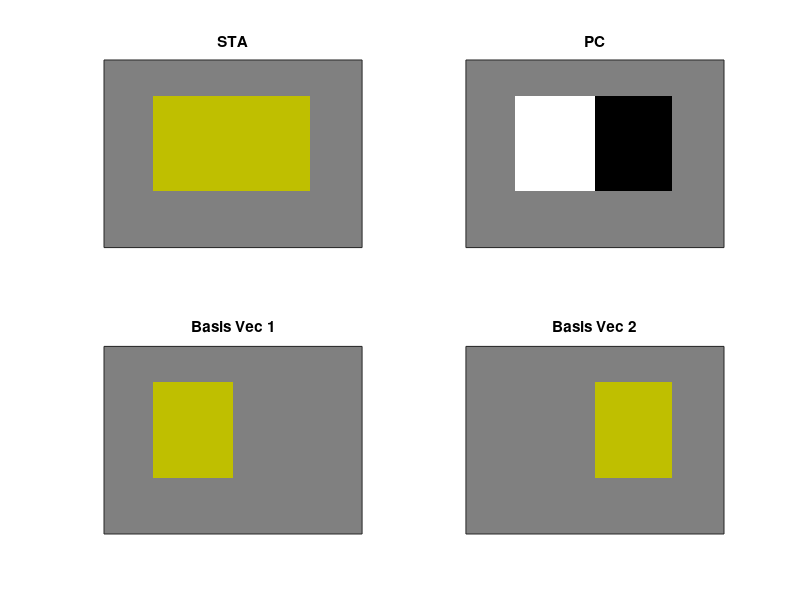

This chart was generated by the following MATLAB code: (Note: this script raises an error after producing the figure.)
% This script is to understand how spatial summation happens for cells
% which have a spatial structure in STA and PC1. I am doing this to mostly
% come up with predictions
% Author - Abhishek De, 10/17
close all; clearvars;
L = 100; % pixels
STA = zeros(L,L,3); % 3 is for L,M,S channels
PC = zeros(L,L,3);
% Create a cell that has cone-opponent STA and cone-non-opponent PC1
% subunit 1
RGB = 0.1*[0.25 0.25 -0.5];%rand(3,1);
RGB1 = [0.5 0.5 0.5];
STA(20:70,20:50,1) = RGB(1); STA(20:70,20:50,2) = RGB(2); STA(20:70,20:50,3) = RGB(3); % M goes along with S
subunit1 = STA; 
PC(20:70,20:50,1) = RGB1(1); PC(20:70,20:50,2) = RGB1(2); PC(20:70,20:50,3) = RGB1(3);
% subunit 2
STA(20:70,51:80,1) = RGB(1); STA(20:70,51:80,2) = RGB(2); STA(20:70,51:80,3) = RGB(3); % M goes along with S
subunit2 = STA - subunit1; %subunit2 = subunit2./norm(subunit2(:));
%subunit1 = subunit1./norm(subunit1(:));
PC(20:70,51:80,1) = -RGB1(1); PC(20:70,51:80,2) = -RGB1(2); PC(20:70,51:80,3) = -RGB1(3);
% STA = STA./norm(STA(:));
% PC = PC./norm(PC(:));
figure(1),subplot(221),image((0.5*STA./(max(abs(STA(:))))) + 0.5); set(gca,'XTick',[],'YTick',[]); title('STA');
subplot(222),image((0.5*PC./(max(abs(PC(:))))) + 0.5); set(gca,'XTick',[],'YTick',[]); title('PC');
subplot(223),image((0.5*subunit1./(max(abs(subunit1(:))))) + 0.5); set(gca,'XTick',[],'YTick',[]); title('Basis Vec 1');
subplot(224),image((0.5*subunit2./(max(abs(subunit2(:))))) + 0.5); set(gca,'XTick',[],'YTick',[]); title('Basis Vec 2');

% Step 1 is done, have created the filters, next step is to carry out the
% isoresponse closed loop measuremets on this hypothetical cell
% Start with 5 initial directions and run it through the adaptive closed
% loop algo, pretty similar to what I do in my experiments
dirs = [-sqrt(1/2) sqrt(1/2); 0 1; sqrt(1/2) sqrt(1/2); 1 0; sqrt(1/2) -sqrt(1/2)];
N = size(dirs,1);
contrast = repmat(0.5,[N 1]);
reversals = zeros([N 1]);
active = ones([N 1]);
done = zeros([N 1]);
parents = [];
dirs_to_probe = 50;
target_FR = 30;
nreversals = 20;
scale_contrast = repmat(0.25,[N 1]);
end_FR = zeros([N 1]);
oog = zeros([N 1]);
gamut_edge = 2; % Weber contrast
scale_fact = 0.75;
contrast_traj = cell(N,1);
FR_traj = cell(N,1);
Out_mat = [];

while numel(contrast)<dirs_to_probe
    numel(contrast)
    ind = find(done==0);
    if isempty(ind) % When all the directions in the queue have been probed
        if isempty(parents)
            active(:) = 0;
            new_ind = numel(active)+1;
            parents = [0 0; 0 0; 0 0; 0 0; 0 0; 1 2; 2 3; 3 4; 4 5];
            reversals(new_ind:new_ind+3) = zeros([4 1]);
            done(new_ind:new_ind+3) = zeros([4 1]);
            active(new_ind:new_ind+3) = ones([4 1]);
            contrast(new_ind:new_ind+3) = repmat(0.5,[4 1]);
            scale_contrast(new_ind:new_ind+3) = repmat(0.25,[4 1]);
            end_FR(new_ind:new_ind+3) = zeros([4 1]);
            oog(new_ind:new_ind+3) = zeros([4 1]);
            new_dir1 = contrast(1)*dirs(1,:)+ contrast(2)*dirs(2,:);
            new_dir2 = contrast(2)*dirs(2,:)+ contrast(3)*dirs(3,:);
            new_dir3 = contrast(3)*dirs(3,:)+ contrast(4)*dirs(4,:);
            new_dir4 = contrast(4)*dirs(4,:)+ contrast(5)*dirs(5,:);
            dirs(new_ind,:) = new_dir1/norm(new_dir1); dirs(new_ind+1,:) = new_dir2/norm(new_dir2);
            dirs(new_ind+2,:) = new_dir3/norm(new_dir3); dirs(new_ind+3,:) = new_dir4/norm(new_dir4);
            contrast_traj{new_ind} = []; contrast_traj{new_ind+1} = [];
            contrast_traj{new_ind+2} = []; contrast_traj{new_ind+3} = [];
            FR_traj{new_ind} = []; FR_traj{new_ind+1} = [];
            FR_traj{new_ind+2} = []; FR_traj{new_ind+3} = [];
            disp('Creating the next set of directions');
        else
            active_ind = find(active == 1);
            active(:) = 0;
            clear bb;
            for bb = 1:numel(active_ind)
                jj = active_ind(bb);
                grandparents = parents(jj,:);
                for kk = 1:2
                    new_ind = numel(active) + 1;
                    parents(new_ind,:) = [jj grandparents(kk)];
                    reversals(new_ind) = 0;
                    done(new_ind) = 0;
                    active(new_ind) = 1;
                    contrast(new_ind) = 0.5;
                    scale_contrast(new_ind) = 0.25;
                    end_FR(new_ind) = 0;
                    oog(new_ind) = 0;
                    new_dir = 0.5*dirs(jj,:)+ 0.5*dirs(grandparents(kk),:);
                    dirs(new_ind,:) = new_dir/norm(new_dir);
                    contrast_traj{new_ind} = [];
                    FR_traj{new_ind} = [];
                end
            end
            disp('Creating new directions');
        end
        ind = find(done==0);
    end
    for aa = 1:numel(ind)
        ii = ind(aa);
        Inp = dirs(ii,1)*subunit1 + dirs(ii,2)*subunit2;
        count = 0;
        prev_out = [];
        while reversals(ii)<nreversals
            response = getresponse(contrast(ii)*Inp,STA,PC,subunit1,subunit2);
            Out_mat = [Out_mat; response];
            count = count + 1;
            if count == 1
                prev_out = response;
            else
                if (response-target_FR)*(prev_out-target_FR)<=0
                    reversals(ii) = reversals(ii)+1;
                    scale_contrast(ii) = scale_contrast(ii)*scale_fact;
                end
            end
            if response<=target_FR
                contrast(ii) = contrast(ii)*(1+scale_contrast(ii));
            else
                contrast(ii) = contrast(ii)*(1-scale_contrast(ii));
            end
            FR_traj{ii} = [FR_traj{ii}; response];
            contrast_traj{ii}= [contrast_traj{ii};contrast(ii)];
            tmp_dir = dirs(ii,:)*contrast(ii);
            if (contrast(ii)>gamut_edge)
                oog(ii) = 1;
                break;
            end
        end
        done(ii) = 1;
        end_FR(ii) = FR_traj{ii}(end);
    end
end
endpts = repmat(contrast,[1 2]).*dirs;
[THETA,RHO] = cart2pol(endpts(:,1),endpts(:,2));

% Trying out a new thing just to confirm if I have the simulation correctly
STAcoeffs = linspace(-2,2,40);
PCcoeffs = linspace(-2,2,40);
subunit1coeffs = STAcoeffs;
subunit2coeffs = STAcoeffs;
[STAcoeffs, PCcoeffs] = meshgrid(STAcoeffs,PCcoeffs);
[subunit1coeffs,subunit2coeffs] = meshgrid(subunit1coeffs,subunit2coeffs);
respmatSTAPC = zeros(size(STAcoeffs));
respmatsubunit = zeros(size(STAcoeffs));
projontoSTA = [];
projontoPC = [];
projontosubunit1 = [];
projontosubunit2 = [];
for ii = 1:size(STAcoeffs,1)
    for jj = 1:size(STAcoeffs,2)
        Inp1 = STAcoeffs(ii,jj)*STA + PCcoeffs(ii,jj)*PC;
        respmatSTAPC(ii,jj) = getresponse(Inp1,STA,PC,subunit1,subunit2);
        Inp2 = subunit1coeffs(ii,jj)*subunit1 + subunit2coeffs(ii,jj)*subunit2;
        respmatsubunit(ii,jj) = getresponse(Inp2,STA,PC,subunit1,subunit2);
        projontosubunit1 = [projontosubunit1; Inp1(:)'*subunit1(:)];
        projontosubunit2 = [projontosubunit2; Inp1(:)'*subunit2(:)];
        projontoSTA = [projontoSTA; Inp2(:)'*STA(:)];
        projontoPC = [projontoPC; Inp2(:)'*PC(:)];
    end
end

initpts = repmat([0 0],[sum(oog) 1]);
oogidx = find(oog==1);
figure(2),subplot(231), hist(contrast); ylabel('Frequency'); xlabel('Final Contrast'); 
subplot(232), plot(endpts(~oog,1),endpts(~oog,2),'o','MarkerSize',4,'LineWidth',0.5,'MarkerFaceColor',[1 0 0],'PickableParts','none','MarkerEdgeColor',[1 0 0]); hold on;
for kk = 1:size(initpts,1)
    plot([initpts(kk,1) endpts(oogidx(kk),1)],[initpts(kk,2) endpts(oogidx(kk),2)],'g'); % Drawing the out of gamut points
end
set(gca,'Xlim',[-1.5 1.5],'Ylim',[-1.5 1.5]); plot([-1 1],[0 0],'-k','Linewidth',2); plot([0 0],[-1 1],'-k','Linewidth',2); xlabel('Basis Vec 1'); ylabel('Basis Vec 2');
title('Isoresponse contour');hold off;
subplot(234),hist(end_FR); ylabel('Frequency'), xlabel('Final FR');
subplot(233),contour3(subunit1coeffs,subunit2coeffs,respmatsubunit,'LineWidth',2); xlabel('subunit1'), ylabel('subunit2'); zlabel('FR'); title('subunit combination'); set(gca,'XTick',[],'YTick',[]);
subplot(235),contour3(STAcoeffs,PCcoeffs,respmatSTAPC,'LineWidth',2); xlabel('STA'), ylabel('PC'); zlabel('FR'); title('STA vs PC combination'); set(gca,'XTick',[],'YTick',[]);

% Trying to see how the cone signal combination takes place 
theta = pi/2; sigma = 0.4; ggamma = 1; sf = 1.0;
[x,y] = meshgrid(linspace(-1,1,L), linspace(-1,1,L));
X = x*cos(-theta) + y*sin(-theta);
Y =-x*sin(-theta) + y*cos(-theta);
expterm = exp(-(X.^2 + ggamma^2*Y.^2)/2/sigma^2);
phasecount = 0;

% Start running the simulation 
cone_signal_combination = 1; % 1- linear; 2 - ellipsoid, 3 - hyperboloid
for phase = 0 % As of now just implement for 1 particular phase
    phasecount = phasecount + 1;
    costerm = cos(2*pi*Y*sf + phase);
    template = costerm.*expterm;
     
    % Start with 6 initial directions and run it through the adaptive closed loop algo
    dirs = [1 0 0; 0 1 0; 0 0 1; -1 0 0;0 -1 0; 0 0 -1];
    N = size(dirs,1);
    contrast = repmat(0.5,[N 1]);
    reversals = zeros([N 1]);
    active = ones([N 1]);
    done = zeros([N 1]);
    parents = [];
    dirs_to_probe = 100;
    nreversals = 25;
    scale_contrast = repmat(0.25,[N 1]);
    end_FR = zeros([N 1]);
    target_FR = 30;
    oog = zeros([N 1]);
    gamut_edge = 5;
    scale_fact = 0.75;
    contrast_traj = cell(N,1);
    FR_traj = cell(N,1);
    Out_mat = [];
    
    while numel(contrast)<dirs_to_probe
        ind = find(done==0);
        if isempty(ind) % When all the directions in the queue have been probed
            if isempty(parents)
                active(:) = 0;
                new_ind = numel(active)+1;
                parents = [0 0 0; 0 0 0; 0 0 0;0 0 0;0 0 0;0 0 0; 1 2 3; 1 2 6;4 2 3; 4 2 6; 4 5 3; 4 5 6; 1 5 3; 1 5 6];
                reversals(new_ind:new_ind+7) = zeros([8 1]);
                done(new_ind:new_ind+7) = zeros([8 1]);
                active(new_ind:new_ind+7) = ones([8 1]);
                contrast(new_ind:new_ind+7) = repmat(0.5,[8 1]);
                scale_contrast(new_ind:new_ind+7) = repmat(0.25,[8 1]);
                end_FR(new_ind:new_ind+7) = zeros([8 1]);
                oog(new_ind:new_ind+7) = zeros([8 1]);
                new_dir1 = contrast(1)*dirs(1,:)+ contrast(2)*dirs(2,:)+ contrast(3)*dirs(3,:);
                new_dir2 = contrast(1)*dirs(1,:)+ contrast(2)*dirs(2,:)+ contrast(6)*dirs(6,:);
                new_dir3 = contrast(4)*dirs(4,:)+ contrast(2)*dirs(2,:)+ contrast(3)*dirs(3,:);
                new_dir4 = contrast(4)*dirs(4,:)+ contrast(2)*dirs(2,:)+ contrast(6)*dirs(6,:);
                new_dir5 = contrast(4)*dirs(4,:)+ contrast(5)*dirs(5,:)+ contrast(3)*dirs(3,:);
                new_dir6 = contrast(4)*dirs(4,:)+ contrast(5)*dirs(5,:)+ contrast(6)*dirs(6,:);
                new_dir7 = contrast(1)*dirs(1,:)+ contrast(5)*dirs(5,:)+ contrast(3)*dirs(3,:);
                new_dir8 = contrast(1)*dirs(1,:)+ contrast(5)*dirs(5,:)+ contrast(6)*dirs(6,:);
                dirs(new_ind,:) = new_dir1/norm(new_dir1); dirs(new_ind+1,:) = new_dir2/norm(new_dir2);
                dirs(new_ind+2,:) = new_dir3/norm(new_dir3); dirs(new_ind+3,:) = new_dir4/norm(new_dir4);
                dirs(new_ind+4,:) = new_dir5/norm(new_dir5); dirs(new_ind+5,:) = new_dir6/norm(new_dir6);
                dirs(new_ind+6,:) = new_dir7/norm(new_dir7); dirs(new_ind+7,:) = new_dir8/norm(new_dir8);
                contrast_traj{new_ind} = []; contrast_traj{new_ind+1} = [];contrast_traj{new_ind+2} = []; contrast_traj{new_ind+3} = [];
                contrast_traj{new_ind+4} = []; contrast_traj{new_ind+5} = [];contrast_traj{new_ind+6} = []; contrast_traj{new_ind+7} = [];
                FR_traj{new_ind} = []; FR_traj{new_ind+1} = [];FR_traj{new_ind+2} = []; FR_traj{new_ind+3} = [];
                FR_traj{new_ind+4} = []; FR_traj{new_ind+5} = [];FR_traj{new_ind+6} = []; FR_traj{new_ind+7} = [];
                disp('Creating the fourth direction');
            else
                active_ind = find(active == 1);
                active(:) = 0;
                clear bb;
                for bb = 1:numel(active_ind)
                    jj = active_ind(bb);
                    grandparents = [parents(jj,:) parents(jj,1)];
                    for kk = 1:3
                        new_ind = numel(active) + 1;
                        parents(new_ind,:) = [jj grandparents(kk) grandparents(kk+1)];
                        reversals(new_ind) = 0;
                        done(new_ind) = 0;
                        active(new_ind) = 1;
                        contrast(new_ind) = 0.5;
                        scale_contrast(new_ind) = 0.25;
                        end_FR(new_ind) = 0;
                        oog(new_ind) = 0;
                        new_dir = 0.5*dirs(jj,:)+ 0.5*dirs(grandparents(kk),:)+ 0.5*dirs(grandparents(kk+1),:);
                        dirs(new_ind,:) = new_dir/norm(new_dir);
                        contrast_traj{new_ind} = [];
                        FR_traj{new_ind} = [];
                    end
                end
                disp('Creating new directions');
            end
            ind = find(done==0);
        end
        for aa = 1:numel(ind)
            ii = ind(aa);
            Inp = cat(3,dirs(ii,1)*template,dirs(ii,2)*template,dirs(ii,3)*template);
            
            count = 0;
            prev_out = [];
            while reversals(ii)<nreversals
%                 contrast(ii)
                Out = getresponse(contrast(ii)*Inp,STA,PC,subunit1,subunit2);
                Out_mat = [Out_mat; Out];
                count = count + 1;
                if count == 1
                    prev_out = Out;
                else
                    if (Out-target_FR)*(prev_out-target_FR)<=0
                        reversals(ii) = reversals(ii)+1;
                        scale_contrast(ii) = scale_contrast(ii)*scale_fact;
                    end
                end
                if Out<=target_FR
                    contrast(ii) = contrast(ii)*(1+scale_contrast(ii));
                else
                    contrast(ii) = contrast(ii)*(1-scale_contrast(ii));
                end
                FR_traj{ii} = [FR_traj{ii};Out];
                contrast_traj{ii}= [contrast_traj{ii};contrast(ii)];
                tmp_dir = dirs(ii,:)*contrast(ii);
                if (contrast(ii)>gamut_edge)
                    oog(ii) = 1;
                    break;
                end
            end
            done(ii) = 1;
            end_FR(ii) = FR_traj{ii}(end);
        end
    end
    tmp = repmat(contrast,[1 3]);
    new_dirs = dirs.*tmp;
end
disp('Done running the closed loop algo');
% More Analysis
oogidx = find(oog==1);
tmp = repmat(contrast,[1 3]);
new_dirs = dirs.*tmp;
figure(2), subplot(236), plot3(new_dirs(~oog,1),new_dirs(~oog,2),new_dirs(~oog,3),'o','LineWidth',1.0,'MarkerFaceColor',[1 0 0],'MarkerSize',6); hold on;
for kk = 1:numel(oogidx)
    plot3([0 new_dirs(oogidx(kk),1)],[0 new_dirs(oogidx(kk),2)],[0 new_dirs(oogidx(kk),3)],'g'); % Drawing the out of gamut points
end
xlabel('L'), ylabel('M'),zlabel('S'), title('Cone signal combination');
plot3([-3 3],[0 0],[0 0],'-k','Linewidth',2); % x- axis 
plot3([0 0],[-3 3],[0 0],'-k','Linewidth',2); % y- axis
plot3([0 0],[0 0],[-1 1],'-k','Linewidth',2); % z- axis
hold off;
